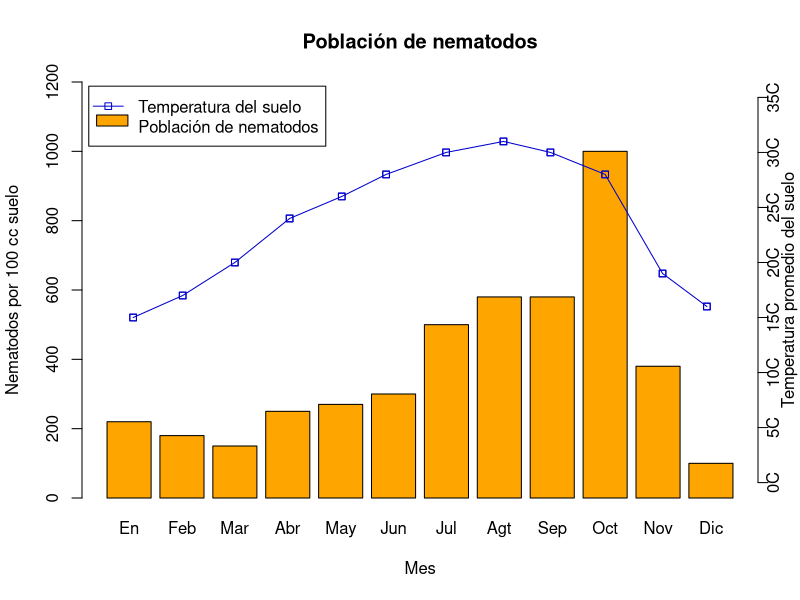

R code for this plot:
# Epidemiología vegetal
# Ejercicio 1
# Dr. Ezequiel López
# Dr. Byron González
# http://cete.fausac.gt
# Este material es una traducción libre con base en el texto  
# Ecology and Epidemiology in R: Disease Progress Over Time
# https://www.apsnet.org/edcenter/disimpactmngmnt/topc/EcologyAndEpidemiologyInR/DiseaseProgress/Pages/default.aspx


## Configure el vector de datos de población de nematodos

npop <- c(220,180,150,250,270,300,500,580,580,1000,380,100)

## Configure el vector de caracteres relacionado con los meses del año

names(npop) <-c (
  "En",
  "Feb",
  "Mar",
  "Abr",
  "May",
  "Jun",
  "Jul",
  "Agt",
  "Sep",
  "Oct",
  "Nov",
  "Dic"
)

## Configure el gráfico de barras de las poblaciones de nematodos, 
#utilice help(barplot) para más información

windows(10,10)
barplot(
  npop,
  axes=FALSE,
  main="Población de nematodos",
  ylim=c(0,1200),
  col="orange",
  xlab="Mes",
  ylab="Nematodos por 100 cc suelo")
axis(2,seq(0,1200,by=200)
)

## Configure el nuevo gráfico que se dibujará encima del gráfico de barras, 
#utilice help(par) para más información
par(new=T)

# Esto establece la temperatura media mensual
# Para la línea por encima de la población

y <-c (15,17,20,24,26,28,30,31,30,28,19,16)

# Esto posiciona los puntos en el eje X
# Correctamente en el medio sobre la parte superior del gráfico de barras..

y2 <-c (0.5,1.45,2.45,3.5,4.5,5.35,6.5,7.6,8.5,9.55,10.65,11.5)

plot(
  y2,
  y,
  ylim=c(0,35),
  xlab=NA,
  ylab=NA,
  xlim=c(0,12),
  axes=FALSE,
  type="o",
  pch=22,
  col="mediumblue"
)

axis(
  4,
  seq(0,35,by=5),
  labels=FALSE
)

## Establezca los puntos para la temperatura

points(
  y2,
  y,
  pch=22,
  col="mediumblue"
)

## Etiquete el eje derecho, consulte help(mtext) para obtener más información

mtext(
  c("0C","5C","10C","15C","20C","25C","30C","35C"),
  4,
  at=seq(0,35,by=5),
  line=.25
)

## Etiquete el eje derecho, consulte help(mtext) para obtener más información

mtext(
  "Temperatura promedio del suelo",
  4,
  line=1,
  cex=1
)

## Debe crear la leyenda
legend(
  "topleft",
  c("Temperatura del suelo","Población de nematodos"),
  pch=c(22,NA),
  lty=c(1,NA),
  col=c("mediumblue",NA),
  inset=0.01
)
## Cree un rectángulo naranja junto a la etiqueta 
## Población de nematodos para la leyenda

rect(-0.2,32.4,0.4,33.4,col="orange")